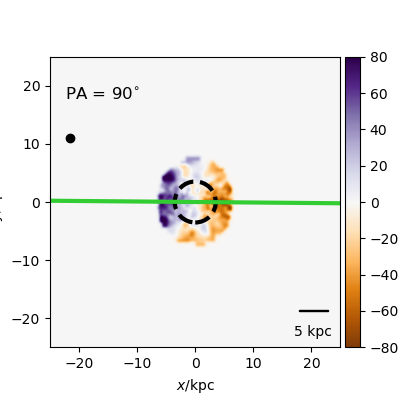

Source code (Python):
#galaxy 306 Ray's stellar velocity code
import pynbody
import numpy as np
import pynbody.plot.sph as sph
import matplotlib.pyplot as plt
from pynbody_velmaps.scripts.plot_manga_velmaps import *
from pynbody_velmaps.position_angles import *

filename='/mnt/data0/jillian/gguaman/r306/cosmo25p.768sg1bwK1BHe75.007779'
#filename = '/mnt/data0/jillian/gguaman/r306/r306.007779.tipsy'
redshift=0.01
image_width=50

stellar_map, stellar_pa, ax = plot_manga_map(filename, redshift, "star", weights="mass", image_width=image_width, orientation="sideon", cmap='PuOr', vmin=-80, vmax=80)

#plt.show()
plt.savefig("galaxy306_StelVelR.png")
